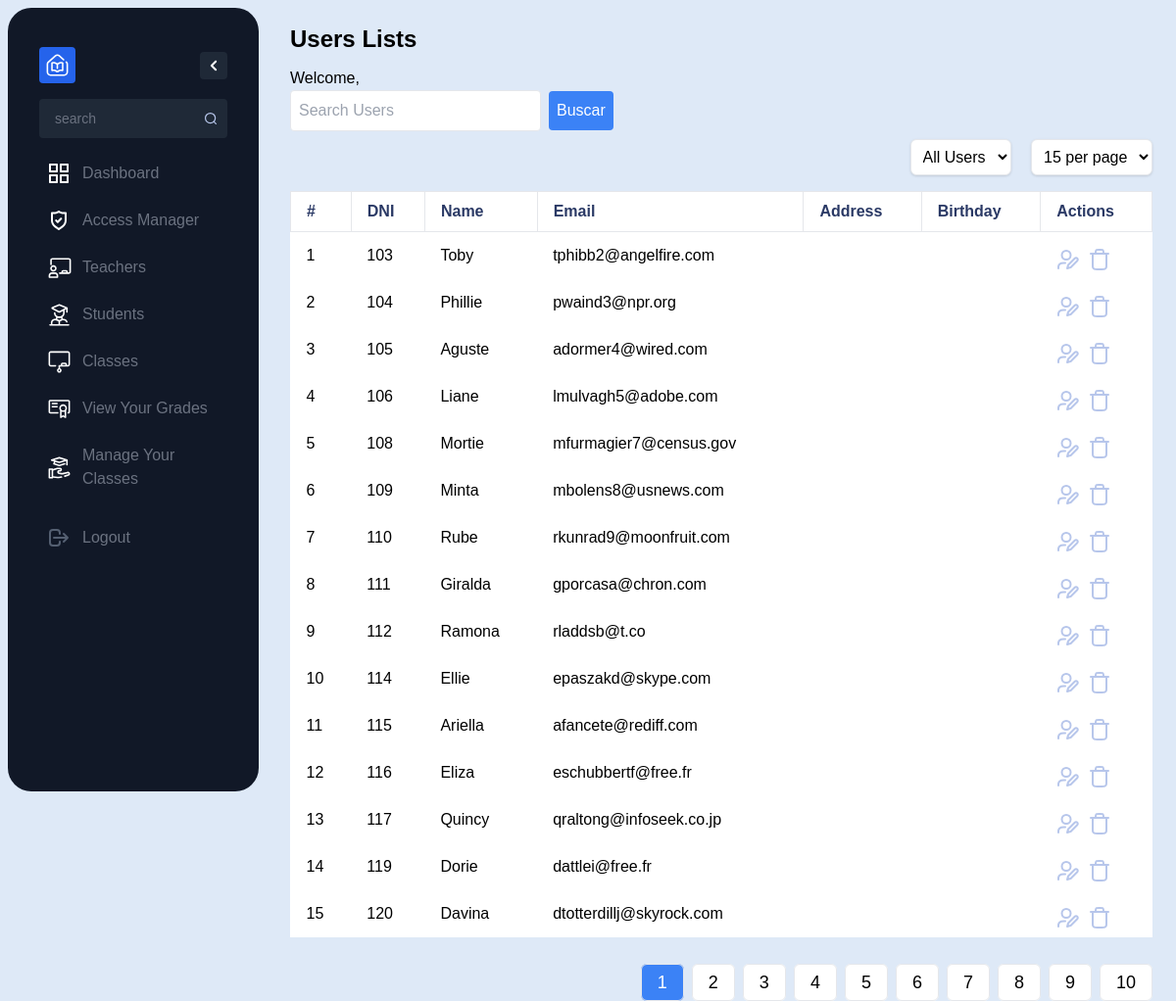
The page / on the database its author committed.
### tables this page shows
CREATE TABLE `users` (
  `id` int(11) NOT NULL,
  `username` varchar(50) NOT NULL,
  `password` varchar(50) NOT NULL,
  `email` varchar(100) DEFAULT NULL,
  `roleId` int(11) DEFAULT NULL,
  `name` varchar(255) DEFAULT NULL,
  `address` varchar(255) DEFAULT NULL,
  `birthday` date DEFAULT NULL,
  `photo` varchar(255) DEFAULT NULL
);

### src/Controller/AdminController.php (called while the page is built, shortened)
<?php
class AdminController extends UserController
{
  public function getAllUsers($userType = 'all')
  {
    try {
      $db = $this->connectDB();
      if ($userType === 'all') {
        $query = $db->query("SELECT COUNT(*) as count FROM users");
      } else {
        $stmt = $db->prepare("SELECT COUNT(*) as count FROM users WHERE roleId = :userType");
        $stmt->bindParam(':userType', $userType, PDO::PARAM_INT);
        $stmt->execute();
        return $stmt->fetch(PDO::FETCH_ASSOC)['count'];
      }
      $result = $query->fetch(PDO::FETCH_ASSOC);
      return $result['count'];
    } catch (Exception $e) {
      die('Erro: ' . $e->getMessage());
    }
  }
  public function getUsersByPage($page, $userType = 'all', $resultsPerPage = 10, $searchTerm = '')
  {
    $start = ($page - 1) * $resultsPerPage;
    try {
      $db = $this->connectDB();
      $userTypeCondition = '';
      if ($searchTerm) {
        $searchTerm = '%' . $searchTerm . '%';
        $query = $db->prepare("SELECT * FROM users WHERE name LIKE :searchTerm $userTypeCondition LIMIT :start, :limit");
        $query->bindParam(':searchTerm', $searchTerm, PDO::PARAM_STR);
      } else {
        $query = $db->prepare("SELECT * FROM users WHERE 1 = 1 $userTypeCondition LIMIT :start, :limit");
      }
      $query->bindParam(':start', $start, PDO::PARAM_INT);
      $query->bindParam(':limit', $resultsPerPage, PDO::PARAM_INT);
      $query->execute();
      return $query->fetchAll(PDO::FETCH_ASSOC);
    } catch (Exception $e) {
      die('Erro: ' . $e->getMessage());
    }
  }
}

### src/View/admin/admin_dashboard.php (the view, shortened to what this page needs)
<?php
require_once __DIR__ . '../../../Controller/AdminController.php';
function getUserTypeName($userType)
{
    switch ($userType) {
        default:
            return "Users";
    }
}
$adminController = new AdminController();
$userType = $_GET['user_type'] ?? 'all';
$resultsPerPage = $_GET['results_per_page'] ?? 15;
$currentPage = $_GET['page'] ?? 1;
$searchTerm = $_GET['search'] ?? '';
$users = $adminController->getUsersByPage($currentPage, $userType, $resultsPerPage, $searchTerm);
$totalUsers = $adminController->getAllUsers($userType);
$totalPages = ceil($totalUsers / $resultsPerPage);
?>
<!DOCTYPE html>
<html lang="en">
<head>
    <link href="/dist/output.css" rel="stylesheet">
</head>
<body class="flex">
    <nav>
        <?php include '../../View/components/sidebar.php'; ?>
    </nav>
    <div class="rounded-lg  p-6 w-screen  h-screen flex flex-col">
        <div>
            <h1 class="text-2xl font-semibold mb-3"><?php echo getUserTypeName($userType); ?> Lists</h1>
            <p>
                Welcome,
            </p>
            <div class="flex items-center mb-2">
                <input type="text" id="searchInput" class="p-2 w-64  border rounded" placeholder="Search Users">
                <button id="searchButton" class="ml-2 bg-blue-500 text-white p-2 rounded">Buscar</button>
            </div>
        </div>
        <div class="mb-4" style="text-align: right;">
            <div class="inline-block mr-4">
                <select id="userTypeFilter" class="bg-white border rounded-md p-2 shadow">
                    <option value="all" <?= ($userType == 'all') ? 'selected' : '' ?>>All Users</option>
                </select>
            </div>
            <div class="inline-block">
                <select id="resultsPerPage" class="bg-white border rounded-md p-2 shadow">
                    <option value="15" <?= ($resultsPerPage == 15) ? 'selected' : '' ?>>15 per page</option>
                </select>
            </div>
        </div>
        <table class="bg-white mb-4">
            <thead class="text-primaria border-none">
                <th class="py-2 px-4 border text-left">#</th>
                <th class="py-2 px-4 border text-left">DNI</th>
                <th class="py-2 px-4 border text-left">Name</th>
                <th class="py-2 px-4 border text-left">Email</th>
                <th class="py-2 px-4 border text-left">Address</th>
                <th class="py-2 px-4 border text-left">Birthday</th>
                <th class="py-2 px-4 border text-left">Actions</th>
            </thead>
            <tbody class="bg-white rounded-lg">
                <?php
                $count = 1;
                foreach ($users as $user) { ?>
                    <tr class="space-y-2">
                        <td class="py-2 px-4"><?= $count++; ?></td>
                        <td class="py-2 px-4 mb-64"><?= $user["id"]; ?></td>
                        <td class="py-2 px-4"><?= $user["name"]; ?></td>
                        <td class="py-2 px-4"><?= $user["email"]; ?></td>
                        <td class="py-2 px-4"><?= $user["address"]; ?></td>
                        <td class="py-2 px-4"><?= $user["birthday"]; ?></td>
                        <td class="py-2 px-4 flex space-x-2">
                            <a class="edit-button" href="../student/editUsers.php?id=<?= $user['id'] ?>">
                                <img src="/assets/user-edit.svg" alt="Editar">
                            </a>
                            <a href="../../Controller/actions/deleteUsers.php?id=<?= $user['id'] ?>">
                                <img src="/assets/trash-02.svg" alt="Deletar">
                            </a>
                        </td>
                    </tr>
                <?php } ?>
            </tbody>
        </table>
        <div class="flex justify-end mt-4">
            <ul class="pagination flex space-x-2">
                <?php for ($i = 1; $i <= $totalPages; $i++) : ?>
                    <li class="page-item">
                        <a class="page-link text-lg px-4 py-2 border rounded-md transition duration-150 <?= ($currentPage == $i) ? 'bg-blue-500 text-white' : 'bg-white hover:bg-gray-200' ?>" href="?page=<?= $i ?>"><?= $i ?></a>
                    </li>
                <?php endfor; ?>
            </ul>
        </div>
    </div>
</body>
</html>

### src/View/components/sidebar.php (shortened to what this page needs)
<html lang="en">
<head>
    <link href="/dist/output.css" rel="stylesheet">
</head>
<body>
    <nav id="sidebar" class="contracted-nav h-screen w-64 p-2  m-2 rounded-3xl bg-gray-900">
        <div>
            <div class="px-6 pt-8">
                <div class="flex items-center justify-between">
                    <a href="#" class="bg-blue-600 p-1.5 rounded flex items-center justify-center">
                    </a>
                    <button class="flex items-center justify-center p-0.5 rounded bg-gray-800" href="#">
                    </button>
                </div>
            </div>
            <div>
                <div class="px-6 pt-4 sidebar-hideable">
                    <input type="text" class=" sidebar-hideable w-full rounded px-4 py-2.5 text-sm font-light bg-gray-800 text-gray-400 placeholder-gray-500" placeholder="search" />
                </div>
            </div>
            <div class="px-6 pt-4">
                <ul class="flex flex-col space-y-2">
                    <li class="relative text-gray-500 hover:text-white focus-within:text-white">
                        <div class="absolute inset-y-0 left-0 flex items-center pl-2  pointer-events-none">
                        </div>
                        <a href="#" class="inline-block w-full py-2 pl-11 pr-4 text-md rounded hover:bg-gray-800 focus:outline-none focus:ring-1 focus:ring-gray-500 focus:bg-gray-800 ">
                            <p class="sidebar-hideable">Dashboard</p>
                        </a>
                    </li>
                    <li class="relative text-gray-500 hover:text-white focus-within:text-white">
                        <div class="absolute inset-y-0 left-0 flex items-center pl-2  pointer-events-none">
                        </div>
                        <a href="#" class="inline-block w-full py-2 pl-11 pr-4 text-md rounded hover:bg-gray-800 focus:outline-none focus:ring-1 focus:ring-gray-500 focus:bg-gray-800 ">
                            <p class="sidebar-hideable">Access Manager</p>
                        </a>
                    </li>
                    <li class="relative text-gray-500 hover:text-white focus-within:text-white">
                        <div class="absolute inset-y-0 left-0 flex items-center pl-2  pointer-events-none">
                        </div>
                        <a href="#" class="inline-block w-full py-2 pl-11 pr-4 text-md rounded hover:bg-gray-800 focus:outline-none focus:ring-1 focus:ring-gray-500 focus:bg-gray-800 ">
                            <p class="sidebar-hideable">Teachers</p>
                        </a>
                    </li>
                    <li class="relative text-gray-500 hover:text-white focus-within:text-white">
                        <div class="absolute inset-y-0 left-0 flex items-center pl-2  pointer-events-none">
                        </div>
                        <a href="#" class="inline-block w-full py-2 pl-11 pr-4 text-md rounded hover:bg-gray-800 focus:outline-none focus:ring-1 focus:ring-gray-500 focus:bg-gray-800 ">
                            <p class="sidebar-hideable">Students</p>
                        </a>
                    </li>
                    <li class="relative text-gray-500 hover:text-white focus-within:text-white">
                        <div class="absolute inset-y-0 left-0 flex items-center pl-2  pointer-events-none">
                        </div>
                        <a href="#" class="inline-block w-full py-2 pl-11 pr-4 text-md rounded hover:bg-gray-800 focus:outline-none focus:ring-1 focus:ring-gray-500 focus:bg-gray-800 ">
                            <p class="sidebar-hideable">Classes</p>
                        </a>
                    </li>
                    <li class="relative text-gray-500 hover:text-white focus-within:text-white">
                        <div class="absolute inset-y-0 left-0 flex items-center pl-2  pointer-events-none">
                        </div>
                        <a href="#" class="inline-block w-full py-2 pl-11 pr-4 text-md rounded hover:bg-gray-800 focus:outline-none focus:ring-1 focus:ring-gray-500 focus:bg-gray-800 ">
                            <p class="sidebar-hideable">View Your Grades</p>
                        </a>
                    </li>
                    <li class="relative text-gray-500 hover:text-white focus-within:text-white">
                        <div class="absolute inset-y-0 left-0 flex items-center pl-2  pointer-events-none">
                        </div>
                        <a href="#" class="inline-block w-full py-2 pl-11 pr-4 text-md rounded hover:bg-gray-800 focus:outline-none focus:ring-1 focus:ring-gray-500 focus:bg-gray-800 ">
                            <p class="sidebar-hideable">Manage Your Classes</p>
                        </a>
                    </li>
                </ul>
            </div>
        </div>
        <div class="flex items-baseline mt-[20px] ml-6 h-[alturaDesejada]">
            <div class="relative text-gray-500 hover:text-white focus-within:text-white">
                <div class="absolute inset-y-0 left-0 flex items-center pl-2  pointer-events-none">
                </div>
                <a href="../logout.php" class="inline-block w-full py-2 pl-11 pr-4 text-md rounded hover:bg-gray-800 focus:outline-none focus:ring-1 focus:ring-gray-500 focus:bg-gray-800 ">
                    <p class="sidebar-hideable">Logout</p>
                </a>
            </div>
        </div>
    </nav>
</body>
</html>

### index.php (shortened to what this page needs)
<?php
require_once __DIR__ . '/src/View/admin/admin_dashboard.php';
?>
<!DOCTYPE html>
<html lang="en">
<head>
</head>
<body>
</body>
</html>

### rows shown on the page
users: id "103", name "Toby", email "tphibb2@angelfire.com"
users: id "104", name "Phillie", email "pwaind3@npr.org"
users: id "105", name "Aguste", email "adormer4@wired.com"
users: id "106", name "Liane", email "lmulvagh5@adobe.com"
users: id "108", name "Mortie", email "mfurmagier7@census.gov"
users: id "109", name "Minta", email "mbolens8@usnews.com"
users: id "110", name "Rube", email "rkunrad9@moonfruit.com"
users: id "111", name "Giralda", email "gporcasa@chron.com"
users: id "112", name "Ramona", email "rladdsb@t.co"
users: id "114", name "Ellie", email "epaszakd@skype.com"
users: id "115", name "Ariella", email "afancete@rediff.com"
users: id "116", name "Eliza", email "eschubbertf@free.fr"
users: id "117", name "Quincy", email "qraltong@infoseek.co.jp"
users: id "119", name "Dorie", email "dattlei@free.fr"
users: id "120", name "Davina", email "dtotterdillj@skyrock.com"

### other values the page prints
getUserTypeName($userType) "Users"
